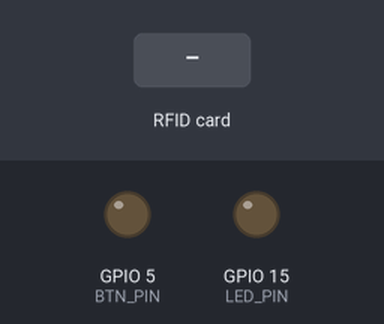
A sketch run on a simulated ESP8266 (NodeMCU). Parts: output pins drawn as LEDs (lit = HIGH). Inputs (shaded band) come from the test bench. WiFi joins after 1.5 s; servers stay silent unless stated; uploads are accepted with an empty reply; what the sketch prints to the serial monitor is not drawn.

Above: at 2.7 s.
2.8 s: RFID card 5E 7A 19 C4 held to the reader
At 3.8 s:
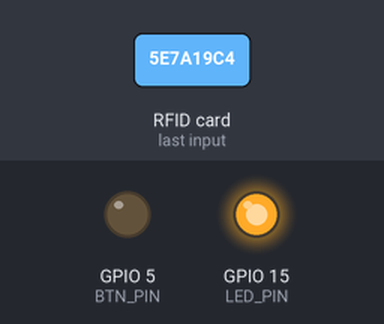
Timing chart, 0 to 6.7 s (numbered marks = the images above; inputs shaded):
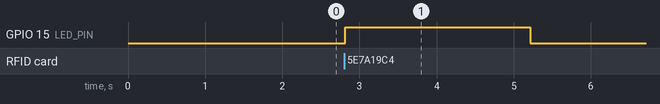

Measured:
- after the input at 2.8 s, GPIO 15 (LED_PIN): LOW → HIGH at once, → LOW 2.4 s later

The sketch:

Tugas_Akhir_Lengkap.ino
```cpp
#include <SPI.h>
#include <MFRC522.h>

#include <ESP8266HTTPClient.h>
#include <ESP8266WiFi.h>

//Network SSID
const char* ssid = "Redmi";
const char* password = "123456789";

//pengenal host (server) = IP Address komputer server
const char* host = "192.168.43.113";

#define LED_PIN 15 //D8
#define BTN_PIN 5  //D1

//sediakan variabel untuk RFID
#define SDA_PIN 2  //D4
#define RST_PIN 0  //D3

MFRC522 mfrc522(SDA_PIN, RST_PIN);

void setup() {
  Serial.begin(9600);

  //setting koneksi wifi
  WiFi.hostname("NodeMCU");
  WiFi.begin(ssid, password);

  //cek koneksi wifi
  while(WiFi.status() != WL_CONNECTED)
  {
    //progress sedang mencari WiFi
    delay(500);
    Serial.print(".");
  }

  Serial.println("Wifi Connected");
  Serial.println("IP Address : ");
  Serial.println(WiFi.localIP());

  pinMode(LED_PIN, OUTPUT);
  pinMode(BTN_PIN, OUTPUT);

  SPI.begin();
  mfrc522.PCD_Init();
  Serial.println("Dekatkan Kartu RFID Anda ke Reader");
  Serial.println();
}

void loop() {
  //baca status pin button kemudian uji
  if(digitalRead(BTN_PIN)==1)   //ditekan
  {
     Serial.println("OK");
     //nyalakan lampu LED
     digitalWrite(LED_PIN, HIGH);
     while(digitalRead(BTN_PIN)==1) ;   //menahan proses sampai tombol dilepas
     //ubah mode absensi di aplikasi web
     String getData, Link ;
     HTTPClient http ;
     //Get Data
     Link = "http://192.168.43.113/absensi/ubahmode.php";
     http.begin(Link);

     int httpCode = http.GET();
     String payload = http.getString();

     Serial.println(payload);
     http.end();
  }

  //matikan lampu LED
  digitalWrite(LED_PIN, LOW);

  if(! mfrc522.PICC_IsNewCardPresent())
     return ;

  if(! mfrc522.PICC_ReadCardSerial())
     return ;

  String IDTAG = "";
  for(byte i=0; i<mfrc522.uid.size; i++)
  {
      IDTAG += mfrc522.uid.uidByte[i];
  }

  //nyalakan lampu LED
  digitalWrite(LED_PIN, HIGH);

  //kirim nomor kartu RFID untuk disimpan ke tabel tmprfid
  WiFiClient client;
  const int httpPort = 80;
  if(!client.connect(host, httpPort))
  {
     Serial.println("Connection Failed");
     return;
  }

  String Link;
  HTTPClient http;
  Link = "http://192.168.43.113/absensi/kirimkartu.php?nokartu=" + IDTAG;
  http.begin(Link);

  int httpCode = http.GET();
  String payload = http.getString();
  Serial.println(payload);
  http.end();

  delay(2000);
}
```
